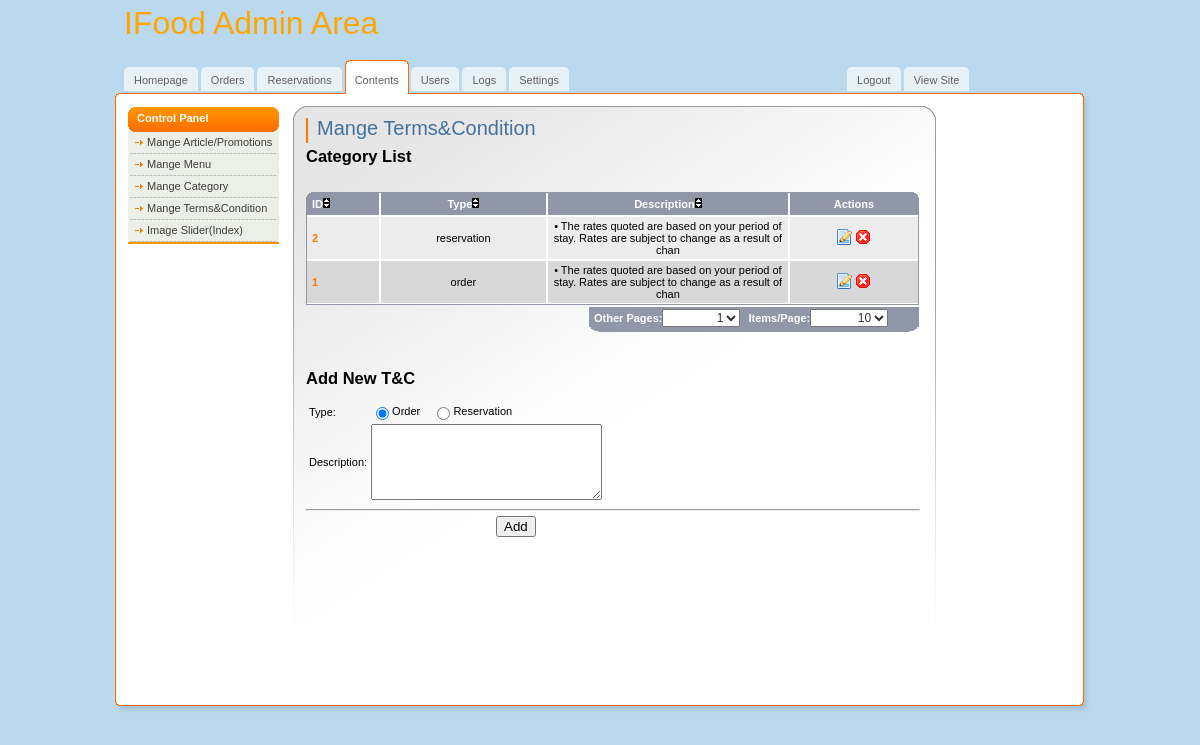
/admin/terms.php (signed in), run on the app's committed database.
### tables this page shows
CREATE TABLE `terms_conditions` (
  `id` int(11) NOT NULL AUTO_INCREMENT,
  `type` varchar(100) DEFAULT NULL COMMENT '// order, reservation',
  `description` varchar(100) DEFAULT NULL,
  PRIMARY KEY (`id`)
);

### admin/terms.php (the view, shortened to what this page needs)
<?php
if ($_SESSION['role']==3){
    header('Location: no_permission.php');
}else if(!isset($_SESSION['role'])){
    header('Location:login.php');
}else{
include 'dbFunctions.php';
require_once('paginator.class.php');
$queryNum = "SELECT COUNT(*) FROM terms_conditions";
$results = mysqli_query($link, $queryNum) or die(mysqli_error($link));
$num_rows=mysqli_fetch_row($results);
$pages = new Paginator;
$pages->items_total = $num_rows[0];
$pages->mid_range = 9;
$pages->paginate();
if($num_rows[0]==0){
    $query="SELECT * FROM terms_conditions ORDER BY id DESC";
}else{
    $query="SELECT * FROM terms_conditions ORDER BY id DESC $pages->limit";
}
$result=mysqli_query($link, $query) or die(mysqli_error($link));
?>
<!DOCTYPE html PUBLIC "-//W3C//DTD XHTML 1.0 Transitional//EN" "http://www.w3.org/TR/xhtml1/DTD/xhtml1-transitional.dtd">
<html>
<head>
   </head>
<body>
<div id="main">
	<div id="header">
		<a href="dashboard.php" class="logo" style="font-size:xx-large;color:orange;">IFood Admin Area</a>
		<ul id="top-navigation">
			<li><span><span><a href="dashboard.php">Homepage</a></span></span></li>
			<li><span><span><a href="orders.php">Orders</a></span></span></li>
			<li><span><span><a href="reservation.php">Reservations</a></span></span></li>
			<li class="active"><span><span>Contents</span></span></li>
			<li><span><span><a href="users.php">Users</a></span></span></li>
                        <li><span><span><a href="logs.php">Logs</a></span></span></li>
                        <li><span><span><a href="setting.php">Settings</a></span></span></li>
                        <li style="position:relative;left:275px;"><span><span><a href="../logOut.php">Logout</a></span></span></li>
                        <li style="position:relative;left:275px;;"><span><span><a href="../index.php">View Site</a></span></span></li>
		</ul>
	</div>
	<div id="middle">
		<div id="left-column">
			<h3>Control Panel</h3>
			<ul class="nav">
				<li><a href="contents.php">Mange Article/Promotions</a></li>
				<li><a href="menu.php">Mange Menu</a></li>
                                <li><a href="category.php">Mange Category</a></li>
                                <li><a href="terms.php">Mange Terms&amp;Condition</a></li>
				<li><a href="slider.php">Image Slider(Index)</a></li>
			</ul>
		</div>
		<div id="center-column">
			<div class="top-bar">
				<h1>Mange Terms&amp;Condition</h1>
			</div><br />
                <h2>Category List</h2><br />
                <?php
                if($num_rows[0]==0){
                    echo "Nothing here.";
                }else{
                ?>
                <div class="table">
				<img src="img/bg-th-left.gif" width="8" height="7" alt="" class="left" />
				<img src="img/bg-th-right.gif" width="7" height="7" alt="" class="right" />
				<table class="listing table-autosort" cellpadding="0" cellspacing="0">
                                    <thead>
					<tr>
						<th class="first table-sortable:numeric" >ID<img src="../images/arrow.png" alt="Sortable"/></th>
						<th class="table-sortable:asc">Type<span></span><img src="../images/arrow.png" alt="Sortable"/></th>
                                                <th class="table-sortable:asc" width="230px">Description<span></span><img src="../images/arrow.png" alt="Sortable"/></th>
                                                <th class="last">Actions</th>
					</tr>
                                        </thead>
                                             <?php $i=0;
                                                    while($row=mysqli_fetch_array($result)){
                                                        $id=$row['id'];
                                                        $type=$row['type'];
                                                        $desc=$row['description'];
                                                        $i++;
                                             if ($i%2==0){
                                              echo "<tr>";
                                             }else{
                                              echo "<tr class='bg'>";
                                             }?>
                          <td class="first style1"><?php echo $id;?></td>
                          <td><?php echo $type;?></td>
                          <td><?php echo $desc;?></td>
                          <td class="last">
                          <a href="updateForm.php?tc_id=<?php echo $id; ?>"><img src="img/page_edit.png" width="16" height="16" title="Edit" /></a>
                          <a href="deleteRecord.php?tc_id=<?php echo $id; ?>" onclick="return confirm('Are you sure you want to delete this t_c?')" ><img src="img/cancel.png" width="16" height="16" title="Delete" /></a>
                          </td>
				<?php echo "</tr>"; }?>
				</table>
                                <div class="select">
					<strong>Other Pages: </strong>
					<?php echo $pages->display_jump_menu();?>
                                        <strong>Items/Page: </strong>
                                        <?php echo $pages->display_items_per_page();?>
                                </div>
			</div>
                <?php } ?>
                <br /><br />
                <h2>Add New T&amp;C</h2>
       <form enctype="multipart/form-data" method="post" action="<?php echo htmlentities($_SERVER['PHP_SELF']); ?>" name="form" id="form">
         <table>
             <tr><td>Type:</td>
                 <td><input type="radio" name="type" value="order" checked="checked" />Order &nbsp;&nbsp; <input type="radio" name="type" value="reservation" />Reservation</td>
             </tr>
             <tr><td>Description:</td>
                 <td><textarea name="description" rows ="5" cols="30"></textarea><i><span style="font-size: 10px; margin-left:10px;" id='form_description_errorloc' class="error_strings"></span></i></td>
             </tr>
         </table>
                    <hr />
           <input  style="margin-left:190px;" type="submit" value ="Add"/>
              </form>
                    <br /> <br />
		</div>
	</div>
	<div id="footer"></div>
</div>
</body>
</html>
<?php }?>

### admin/css/all.css (style rules this page uses)
body { margin:0; padding:0; background:#BBD9EE; color:#000; font-family:tahoma,arial,sans-serif; font-size:11px; }
form { margin:0; padding:0 }
img { border:none; }
a { color:#060606;text-decoration: none }
input { vertical-align:middle }
input.text, select, textarea { font-family:arial,sans-serif; color:#333; font-size:12px; vertical-align:middle; }
#main { width:992px; margin:0 auto; }
#header { position:relative; width:992px; height:106px; background:url(../img/bg-header.gif) no-repeat left bottom; }
a.logo { position:absolute; top:5px; left:20px; }
#top-navigation { position:absolute; top:60px; left:20px; margin:0; padding:0; list-style:none; }
#top-navigation li { float:left; margin:0 3px 0 0; height:34px; background:url(../img/tab.gif) repeat-x top; }
#top-navigation li a { float:left; display:block; height:20px; line-height:19px; color:#606060; padding:4px 0 0 0; }
#top-navigation li span { float:left; background:url(../img/tab-left.gif) no-repeat left top; }
#top-navigation li span span { background:url(../img/tab-right.gif) no-repeat right top; padding:7px 10px 0 10px; }
#top-navigation li.active { padding:0; height:34px; background:url(../img/tab-active.gif) repeat-x top; margin-right:2px; }
#top-navigation li.active span { background:url(../img/tab-active-left.gif) no-repeat left top; height:34px; }
#top-navigation li.active span span { background:url(../img/tab-active-right.gif) no-repeat right top; height:23px; padding:11px 10px 0 10px; line-height:19px; color:#606060; }
#middle { float:left; width:967px; background:url(../img/bg-middle.gif) repeat-y left; padding:0 13px 0 12px; }
#left-column { float:left; padding:1px 14px 0 12px; width:151px; }
#center-column { float:left; width:614px; background:url(../img/bg-center-column.jpg) no-repeat left top; min-height:584px; padding:12px 16px 0 13px; }
#footer { float:left; width:100%; background:url(../img/bg-footer.gif) no-repeat; height:15px; }
#left-column a { color:#3E3E3E; }
#left-column h3 { font-size:11px; margin:0; color:#fff; background:url(../img/bg-left-header.gif) no-repeat left top; height:25px; line-height:23px; padding:0 0 0 9px; }
ul.nav { margin:0 0 11px 0; border-bottom:2px solid #FF9600; background:#ECEFE7; list-style:none; padding:0 2px; }
ul.nav li { padding:4px 4px 6px 5px; background:url(../img/bg-dotted.gif) repeat-x bottom; }
ul.nav a { padding:0 0 0 12px; background:url(../img/arrow.gif) no-repeat 0 4px; }
.top-bar { float:left; width:603px; border-left:2px solid #f70; padding:0 0 0 9px; margin:0 0 4px 0; }
.top-bar h1 { font:20px/21px verdana,sans-serif; color:#43729F; margin:0 0 4px 0; }
div.table { float:left; position:relative; width:614px; margin:0 0 37px 0; }
table.listing { border-bottom:1px solid #9097A9; width:613px; padding:0; margin:0; border:1px solid #9097A9; }
table.listing th { border-top:0 !important; }
div.table img.left { position:absolute; top:0; left:0; }
div.table img.right { position:absolute; top:0; right:1px; }
table.listing td, table.listing th { border:1px solid #fff; text-align:center; }
table.listing th { background:#9097A9; color:#fff; padding:5px; }
table.listing td { background:#D8D8D8; color:#000; padding:3px 5px; }
table.listing .bg td { background:#ECECEC; }
table.listing .first { border-left:0px solid #9097A9;text-align:left; }
table.listing .last { border-right:0px solid #9097A9; }
table.listing th.first { background:#9097A9 url(../img/bg-th-left.gif) no-repeat left top;border-left:0; }
table.listing th.last { background:#9097A9 url(../img/bg-th-right.gif) no-repeat right top;border-right:0; }
table.listing .style1 { font-weight:bold;color:#FF7A00; }
div.table .select { float:right; margin:2px 1px 0 0; width:330px; height:25px; background:#9097A9 url(../img/bg-select.png); color:#fff; }
div.table .select strong { float:left; padding:5px 0 0 5px; }

### data on the page
terms_conditions: id "2", type "reservation", description "• The rates quoted are based on your period of stay. Rates are subject to change as a result of chan"
terms_conditions: id "1", type "order", description "• The rates quoted are based on your period of stay. Rates are subject to change as a result of chan"

### other printed values
form field value "1"
form field value "10"
